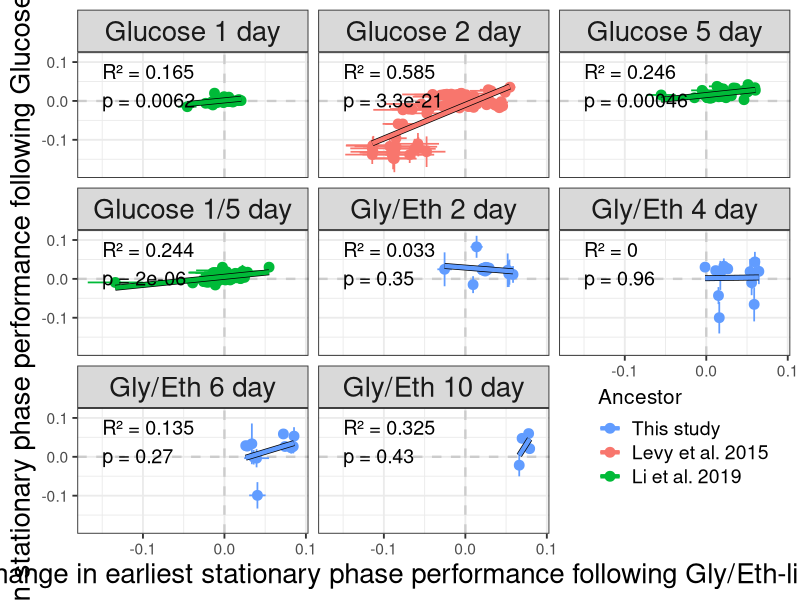

This chart was generated by the following R code:
###figure 3b###
library(ggplot2)
library(dplyr)
library(broom)
library(grid) # For unit()
# ===============================
# Data Wrangling (Unchanged)
# ===============================
df <- read.csv("../R_data/adaptive_haploid_lineages.csv")
X_VAR <- "earliest_stationary_phase_mean_change_from_ancestor"
Y_VAR <- "glucose_stationary_phase_mean_change_from_ancestor"
FACET_VAR <- "ancestor"
# Ancestor label mapping
label_map <- c(
    "Jason_ancestor"   = "This study",
    "Levy_ancestor"    = "Levy et al. 2015",
    "Yuping_ancestor"  = "Li et al. 2019"
)
df$ancestor_label <- label_map[df[[FACET_VAR]]]
# Evolution condition code mapping & order
old_codes <- c("M3_1day", "M3_2day", "M3_5day", "M3_1_5day",
               "M05_2day", "M05_4day", "M05_6day", "M05_8day", "M05_10day")
new_names <- c(
    "Glucose 1 day", "Glucose 2 day", "Glucose 5 day", "Glucose 1/5 day",
    "Gly/Eth 2 day", "Gly/Eth 4 day", "Gly/Eth 6 day", "Gly/Eth 8 day", "Gly/Eth 10 day"
)
desired_order <- new_names
evol_map <- setNames(new_names, old_codes)
df$evol_cond_label <- evol_map[df$evol_cond]
df$evol_cond_label <- factor(df$evol_cond_label, levels = desired_order)
df$evol_cond_label <- droplevels(df$evol_cond_label)
df$ancestor_label <- droplevels(factor(df$ancestor_label,
                                       levels = c("This study", "Levy et al. 2015", "Li et al. 2019")))
df <- df %>% filter(!is.na(ancestor_label) & !is.na(evol_cond_label))
df <- df %>% filter(!is.na(.data[[X_VAR]]) & !is.na(.data[[Y_VAR]]))
# Filter panels with >=2 points
panel_counts <- df %>%
    group_by(evol_cond_label) %>%
    tally(name = "n") %>%
    filter(n >= 2)
df <- df %>% filter(evol_cond_label %in% panel_counts$evol_cond_label)
df$evol_cond_label <- droplevels(df$evol_cond_label)
ancestor_colors <- c(
    "Levy et al. 2015" = "#F8766D",   # RED
    "This study" = "#619CFF",         # BLUE
    "Li et al. 2019" = "#00BA38"      # GREEN
)
x_pos <- which(names(df) == X_VAR)
y_pos <- which(names(df) == Y_VAR)
X_ERR_VAR <- names(df)[x_pos + 1]
Y_ERR_VAR <- names(df)[y_pos + 1]
stats_x <- -0.15
stats_y <- 0.095
stats_df <- df %>%
    group_by(evol_cond_label) %>%
    summarise(
        n = n(),
        r2 = if(n >= 3) {
            fit <- lm(.data[[Y_VAR]] ~ .data[[X_VAR]])
            summary(fit)$r.squared
        } else NA_real_,
        pval = if(n >= 3) {
            fit <- lm(.data[[Y_VAR]] ~ .data[[X_VAR]])
            coef(summary(fit))[2,4]
        } else NA_real_,
        .groups = "drop"
    ) %>%
    filter(!is.na(r2), !is.na(pval)) %>%
    mutate(
        label = paste0("R² = ", round(r2, 3), "\np = ", signif(pval, 2)),
        x = stats_x,
        y = stats_y
    )
stats_df <- stats_df %>% filter(evol_cond_label %in% levels(df$evol_cond_label))
# ============= Final Plot =============
p <- ggplot(df, aes(
    x = .data[[X_VAR]],
    y = .data[[Y_VAR]],
    color = ancestor_label
)) +
    geom_vline(xintercept = 0, linetype = "dashed", color = "gray80", linewidth = 0.8) +
    geom_hline(yintercept = 0, linetype = "dashed", color = "gray80", linewidth = 0.8) +
    geom_segment(aes(x=.data[[X_VAR]] - .data[[X_ERR_VAR]], xend=.data[[X_VAR]] + .data[[X_ERR_VAR]], y=.data[[Y_VAR]], yend=.data[[Y_VAR]]), linewidth=0.6) +
    geom_segment(aes(x=.data[[X_VAR]], xend=.data[[X_VAR]], y=.data[[Y_VAR]] - .data[[Y_ERR_VAR]], yend=.data[[Y_VAR]] + .data[[Y_ERR_VAR]]), linewidth=0.6) +
    geom_point(size = 3) +
    geom_smooth(data= . %>% filter(evol_cond_label != "Gly/Eth 8 day"), method="lm", se=FALSE, aes(group=ancestor_label), color="black", linewidth=2.0, show.legend=FALSE) +
    geom_smooth(data= . %>% filter(evol_cond_label != "Gly/Eth 8 day"), method="lm", se=FALSE, aes(group=ancestor_label, color=ancestor_label), linewidth=1.5) +
    geom_text(data=stats_df, aes(x=x, y=y, label=label), inherit.aes=FALSE, hjust=0, vjust=1, size=5, color="black", show.legend=FALSE) +
    scale_color_manual(name = "Ancestor", values = ancestor_colors) +
    labs(
        color = "Ancestor",
        x = "Change in earliest stationary phase performance following Gly/Eth-limitation",
        y = "Change in stationary phase performance following Glucose-limitation"
    ) +
    theme_bw(base_size = 14) +
    facet_wrap(~ evol_cond_label, nrow = 3, ncol = 3) +

    # --- MODIFIED: Manual legend positioning and styling ---
    theme(
        legend.position = c(0.85, 0.2),
        legend.background = element_blank(),
        legend.box.background = element_blank(),
        legend.text = element_text(size = 14),
        legend.title = element_text(size = 15),
        strip.text = element_text(size = 20),
        axis.title = element_text(size = 20)
    )
ggsave("figures/fig_3b.pdf", p, width = 12, height = 10)
